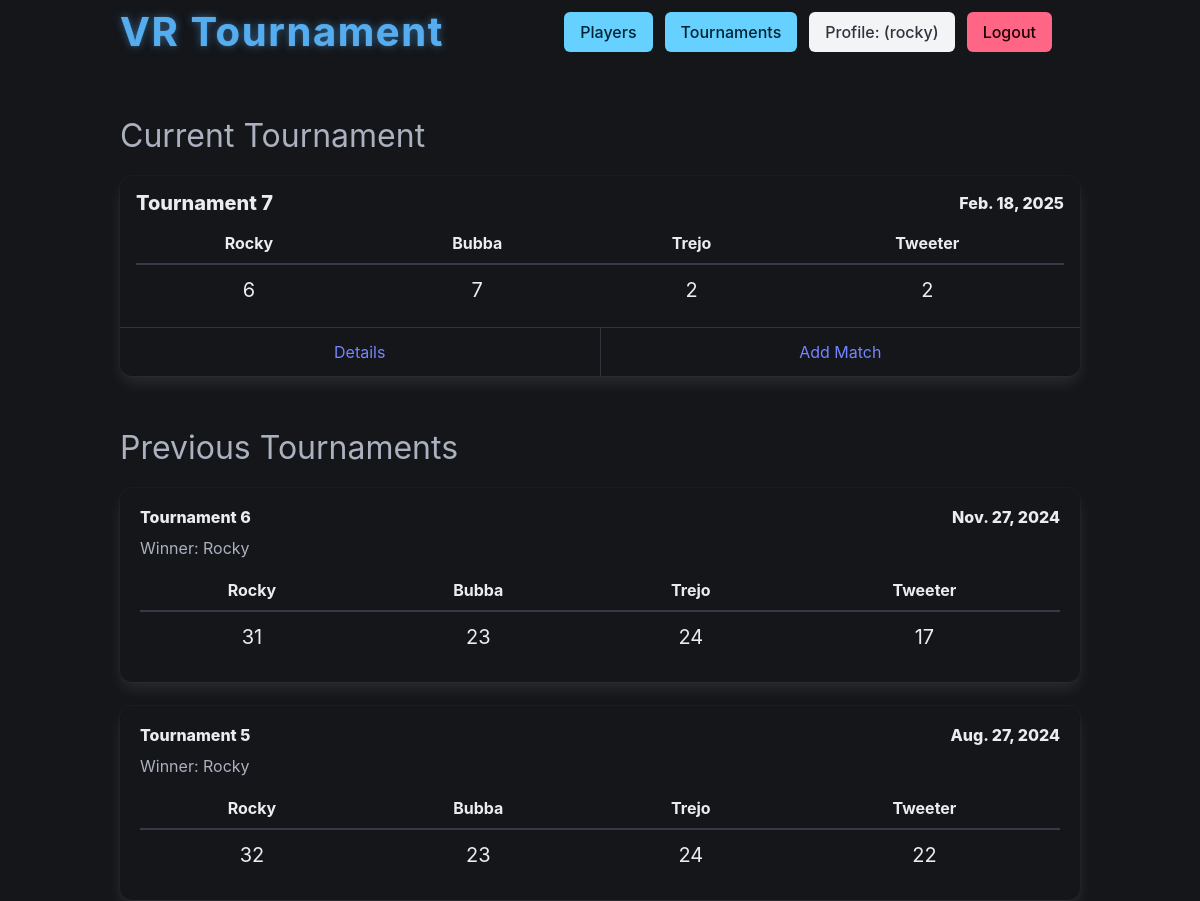
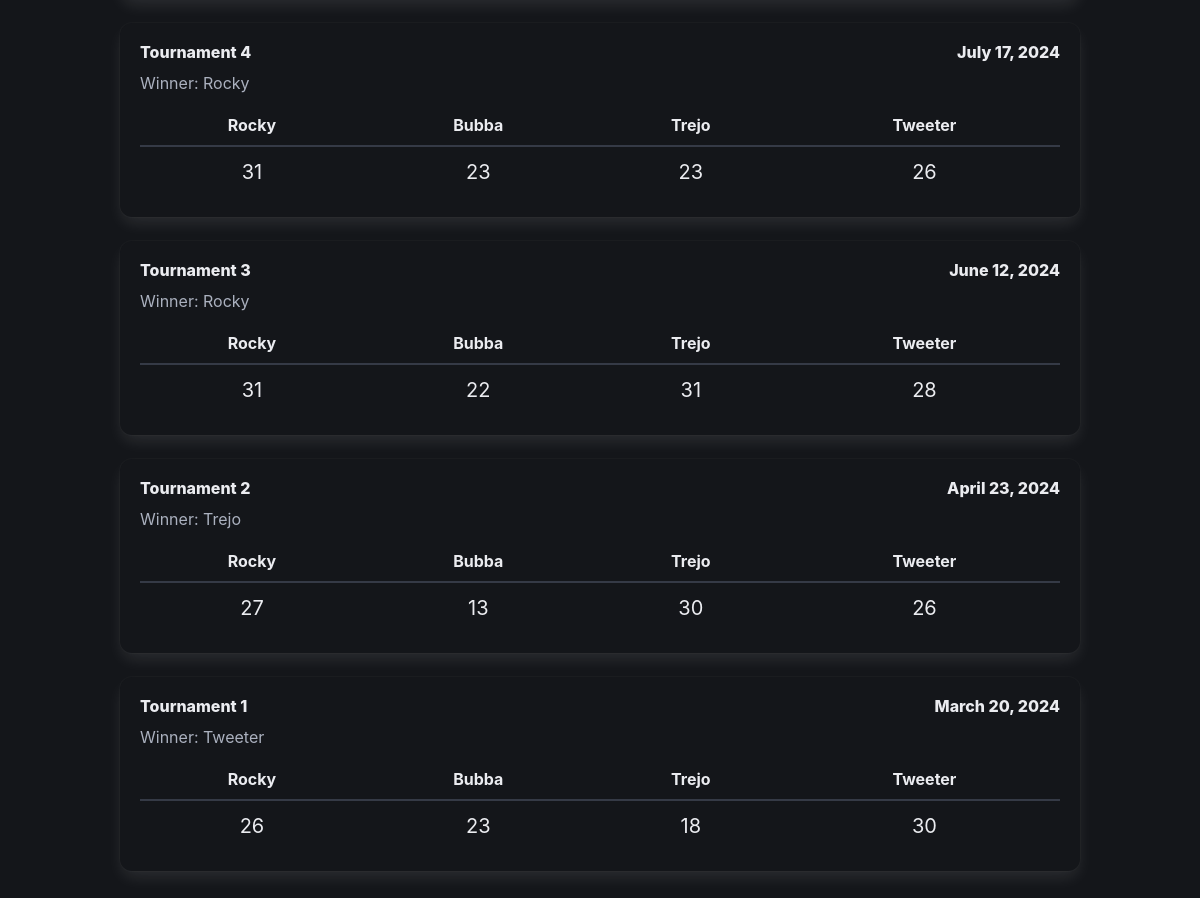
The app's page / (signed in) with its own data (2 pictures, top to bottom).
### vr_tournaments/models.py (models this page shows, shortened)
class Tournament(models.Model):
    date = models.DateField(default=timezone.localdate)
    name = models.CharField(max_length=255, blank=True)
    winner = models.CharField(max_length=255, blank=True)
    class Meta:
        ordering = ["-date"]

class Player(models.Model):
    name = models.CharField(max_length=255, unique=True)
    tournaments = models.ManyToManyField(Tournament, related_name="players")

### vr_tournaments/views.py (the view)
# urls.py: path("", views.index, name="index"),
@login_required
def index(request):
    previous_tournaments = Tournament.objects.order_by("-date")[1:]
    latest_tournament = Tournament.objects.order_by("-date").first()
    latest_tournament_player_scores = []
    if latest_tournament:
        for player in latest_tournament.players.all():
            total_score = (
                player.scores.filter(match__tournament=latest_tournament).aggregate(
                    total=Sum("score")
                )["total"]
                or 0
            )
            latest_tournament_player_scores.append((player, total_score))
        winner = None
        max_score = 0
        for player, score in latest_tournament_player_scores:
            if score >= 30 and (winner is None or score > max_score):
                winner = player
                max_score = score
        if winner:
            latest_tournament.winner = winner.name
            latest_tournament.save()
    previous_tournament_player_scores = []
    for tournament in previous_tournaments:
        tournament_player_scores = []
        for player in tournament.players.all():
            total_score = (
                player.scores.filter(match__tournament=tournament).aggregate(
                    total=Sum("score")
                )["total"]
                or 0
            )
            tournament_player_scores.append((player, total_score))
        previous_tournament_player_scores.append((tournament, tournament_player_scores))
    return render(
        request,
        "index.html",
        {
            "latest_tournament": latest_tournament,
            "latest_tournament_player_scores": latest_tournament_player_scores,
            "previous_tournament_player_scores": previous_tournament_player_scores,
        },
    )

### vr_tournaments/templates/index.html (shortened to what this page needs)
{% extends "base.html" %}
{% block content %}
  {% if latest_tournament %}
    <h2 class="is-size-3 mb-4">Current Tournament</h2>
    <div class="card">
      <div class="card-content pt-0 pb-3 px-4">
        <div class="content">
          <div class="level is-mobile mb-2 pt-4">
            <div class="level-left">
              <div class="level-item">
                <p class="title is-5">{{ latest_tournament.name }}</p>
              </div>
            </div>
            <div class="level-right">
              <div class="level-item">
                <p class="title is-6">{{ latest_tournament.date }}</p>
              </div>
            </div>
          </div>
          <table class="table is-fullwidth">
            <thead>
              {% for player, score in latest_tournament_player_scores %}
                <th class="is-size-6 has-text-centered">{{ player.name }}</th>
              {% endfor %}
            </thead>
            <tbody>
              <tr>
                {% for player, score in latest_tournament_player_scores %}
                  <td class="is-size-5 has-text-centered">{{ score }}</td>
                {% endfor %}
              </tr>
            </tbody>
          </table>
        </div>
      </div>
      {% if user.is_superuser %}
        <footer class="card-footer">
          <a href="{% url 'tournament_detail' latest_tournament.pk %}"
             class="card-footer-item">Details</a>
          <a href="{% url 'create_match' latest_tournament.pk %}"
             class="card-footer-item">Add Match</a>
        </footer>
      {% endif %}
    </div>
  {% endif %}
  <h2 class="is-size-3 mb-4 mt-6">Previous Tournaments</h2>
  {% for tournament, player_scores in previous_tournament_player_scores %}
    <div class="box">
      <div class="level is-mobile mb-2">
        <div class="level-left">
          <div class="level-item">
            <p class="title is-6">{{ tournament.name }}</p>
          </div>
        </div>
        <div class="level-right">
          <div class="level-item">
            <p class="title is-6">{{ tournament.date }}</p>
          </div>
        </div>
      </div>
      {% if tournament.winner %}<p class="subtitle is-6 py-1 mb-2">Winner: {{ tournament.winner }}</p>{% endif %}
      <table class="table is-fullwidth">
        <thead>
          {% for player, score in player_scores %}<th class="is-size-6 has-text-centered">{{ player.name }}</th>{% endfor %}
        </thead>
        <tbody>
          <tr>
            {% for player, score in player_scores %}<td class="is-size-5 has-text-centered">{{ score }}</td>{% endfor %}
          </tr>
        </tbody>
      </table>
    </div>
  {% endfor %}
{% endblock content %}

### vr_tournaments/templates/base.html (shortened to what this page needs)
<!DOCTYPE html>
<html lang="en" data-theme="dark">
    <head>
        <link rel="stylesheet"
              href="https://cdn.jsdelivr.net/npm/bulma@1.0.2/css/bulma.min.css" />
        {% load static %}
    </head>
    <body>
        <div class="container">
            <nav class="navbar is-transparent"
                 role="navigation"
                 aria-label="main navigation">
                <div class="navbar-brand">
                    <a class="navbar-item" href="{% url 'index' %}">
                        <h1 class="vr-title is-size-2 is-family-sans-serif">VR Tournament</h1>
                    </a>
                </div>
                <div class="navbar-menu  mx-4" id="navMenu">
                    <div class="navbar-end">
                        <div class="navbar-item">
                            <div class="buttons">
                                {% if user.is_authenticated %}
                                    {% if user.is_superuser %}
                                        <a class="button is-info" href="{% url 'players' %}">Players</a>
                                    {% endif %}
                                    <a class="button is-info" href="{% url 'tournaments' %}">Tournaments</a>
                                    <a class="button is-light" href="{% url 'profile' %}">Profile: ({{ user.username }})</a>
                                    <form method="post" action="{% url 'logout' %}" style="display: inline;">
                                        <button type="submit" class="button is-danger">Logout</button>
                                    </form>
                                {% else %}
                                    <a class="button is-success" href="{% url 'login' %}">Login</a>
                                {% endif %}
                            </div>
                        </div>
                    </div>
                </div>
            </nav>
        </div>
        <section class="section">
            <div class="container">
                {% block content %}
                {% endblock content %}
            </div>
        </section>
    </body>
</html>

### vr_tournaments/templates/base.html (style rules this page uses)
.navbar-brand .navbar-item .vr-title { font-weight: 700; color: #55acee; text-shadow: 0 0 1px rgba(85, 172, 238, 0.7), 0 0 8px rgba(85, 172, 238, 0.5); letter-spacing: 0.04em; transition: color 0.3s ease-in-out, text-shadow 0.3s ease-in-out; line-height: 1.2; }
.navbar-brand>a.navbar-item { text-decoration: none; }

### records on screen
Tournament: name "Tournament 7", date "Feb. 18, 2025"
Player: name "Rocky", score "6", score "31", score "32", score "27", score "26"
Player: name "Bubba", score "7", score "23", score "22", score "13"
Player: name "Trejo", score "2", score "24", score "23", score "31", score "30", score "18"
Player: name "Tweeter", score "2", score "17", score "22", score "26", score "28", score "30"
Tournament: name "Tournament 6", date "Nov. 27, 2024", winner "Rocky"
Tournament: name "Tournament 5", date "Aug. 27, 2024", winner "Rocky"
Tournament: name "Tournament 4", date "July 17, 2024", winner "Rocky"
Tournament: name "Tournament 3", date "June 12, 2024", winner "Rocky"
Tournament: name "Tournament 2", date "April 23, 2024", winner "Trejo"
Tournament: name "Tournament 1", date "March 20, 2024", winner "Tweeter"

### other values on screen
{{ user.username }} "rocky"
